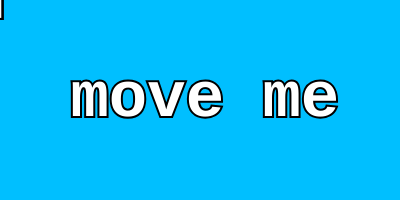
Frame 1 (no input)
Frame 60 (no input): identical to frame 1, image omitted
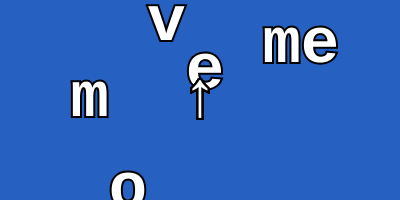
Frame 120 (the mouse pressed at the canvas centre since frame 60)

The p5.js sketch that drew these frames (run headless with seeded random() and noise() and a simulated clock; from frame 60 on, the mouse is pressed at the canvas centre):

// p5.js sketch
// ── sketch.js
let message = "move me";

let index = 0;
let direction = 0.01;
let scrollLevel = 0;

function setup() {
  createCanvas(400, 200);

  textAlign(CENTER, CENTER);
  textFont("Courier New");
  textStyle(BOLD);
  textSize(64);
  stroke(0);
  strokeWeight(4);
  fill("white");

  messageWidth = textWidth(message);

  from = color(0, 191, 255);
  to = color(75, 0, 130);

  // initialise
  background(from);
  for (i = 0; i < message.length; i++) {
    text(message[i], 0, height / 2);
  }
}

function draw() {
  light = lerpColor(from, to, index);
  background(light);

  for (i = 0; i < message.length; i++) {
    let letterWidth = textWidth(message[i]);

    let y = sin(i * mouseX * 0.01);
    y = map(y, -1, 1, 0, height);

    let x = i * letterWidth + messageWidth / 3;

    text(message[i], x, y);

    text("↑", mouseX, mouseY);
    index = mouseX/width
  }
}
